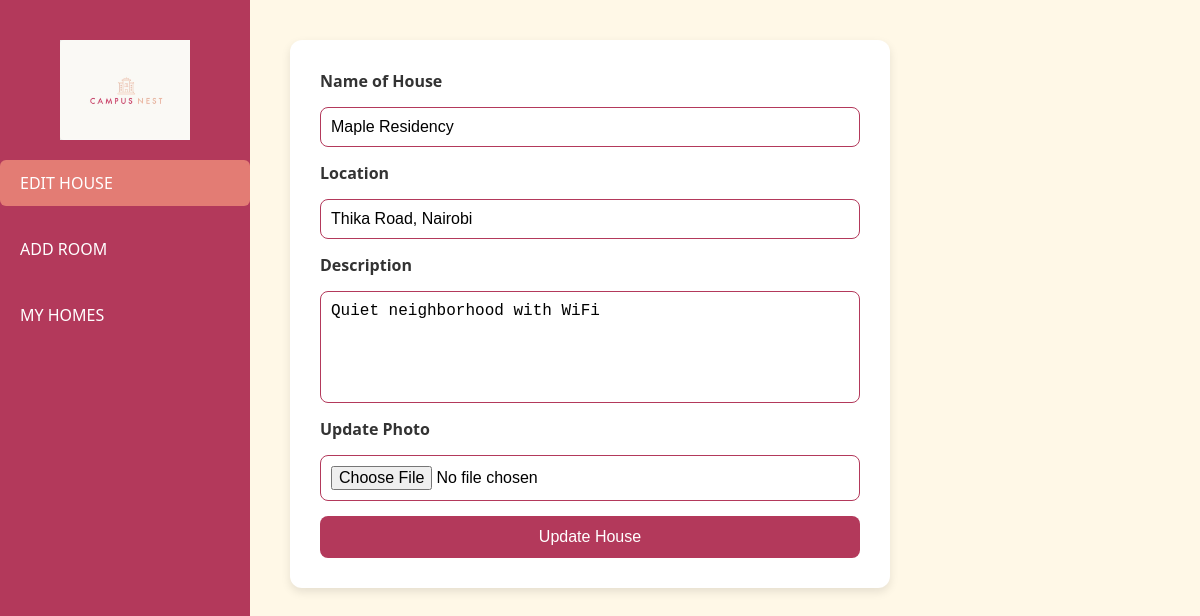
/Desktop27/EditHouse.php?houseid=102 (signed in), run on the app's committed database.
### tables this page shows
create table House(  
    HouseID int,
    HouseLocation varchar(60),
    HouseName varchar(30),
    HouseDescription varchar(100),
    HousePhoto varchar(2000),
    LandLordID int
);

### Desktop27/EditHouse.php (the view, shortened to what this page needs)
<?php
require ('../connection.php');
if ($_SERVER['REQUEST_METHOD'] === 'GET' && isset($_GET['houseid'])) {
    $houseID = intval($_GET['houseid']);
    $result = mysqli_query($conn, "SELECT * FROM house WHERE houseid = $houseID");
    $house = mysqli_fetch_assoc($result);
}
?>
<!DOCTYPE html>
<html lang="en">
<head>
</head>
<body>
<div class="page-wrapper">
    <div class="sidebar">
        <div class="logo-container">
            <img src="../Desktop25/images/Campusnestlogo.jpg" alt="Logo">
        </div>
        <ul>
            <li class="active"><a href="#">EDIT HOUSE</a></li>
            <li><a href="../Desktop28/addroom.php?houseid=<?php echo $house['houseid']; ?>">ADD ROOM</a></li>
            <li><a href="../Desktop26/Desktop26.php">MY HOMES</a></li>
        </ul>
    </div>
    <div class="container">
        <form action="EditHouse.php" method="POST" enctype="multipart/form-data">
            <label>Name of House</label>
            <input type="text" name="name" value="<?php echo htmlspecialchars($house['HouseName']); ?>" required>
            <label>Location</label>
            <input type="text" name="location" value="<?php echo htmlspecialchars($house['HouseLocation']); ?>" required>
            <label>Description</label>
            <textarea name="description" rows="5"><?php echo htmlspecialchars($house['HouseDescription']); ?></textarea>
            <label>Update Photo</label>
            <input type="file" name="photo">
            <button type="submit">Update House</button>
        </form>
    </div>
</div>
</body>
</html>

### Desktop27/EditHouse.php (style rules this page uses)
* { margin: 0; padding: 0; box-sizing: border-box; }
body { font-family: "Segoe UI", sans-serif; background-color: #fff8e7; height: 100vh; display: flex; }
.page-wrapper { display: flex; width: 100%; }
.sidebar { width: 250px; background-color: #b3395b; padding: 20px 0; min-height: 100vh; }
.logo-container { width: 140px; height: 100px; margin: 20px auto 10px; }
.logo-container img { width: 100%; height: 100%; object-fit: contain; }
.sidebar ul { list-style: none; padding: 0; }
.sidebar ul li { margin: 20px 0; }
.sidebar ul li a { color: white; text-decoration: none; padding: 12px 20px; display: block; }
.sidebar ul li.active a, .sidebar ul li a:hover { background-color: #e37c74; border-radius: 6px; }
.container { flex: 1; padding: 40px; display: flex; flex-direction: column; gap: 20px; overflow-y: auto; }
form { background: white; padding: 30px; border-radius: 12px; box-shadow: 0 4px 10px rgba(0,0,0,0.1); max-width: 600px; display: flex; flex-direction: column; gap: 15px; }
label { color: #333; font-weight: bold; }
input[type="text"], textarea, input[type="file"] { padding: 10px; border: 1px solid #b3395b; border-radius: 8px; font-size: 16px; }
textarea { resize: none; }
button { padding: 12px; background-color: #b3395b; color: white; border: none; border-radius: 8px; font-size: 16px; cursor: pointer; transition: background-color 0.3s; }

### data on the page
house: name "Maple Residency", location "Thika Road, Nairobi", description "Quiet neighborhood with WiFi"
